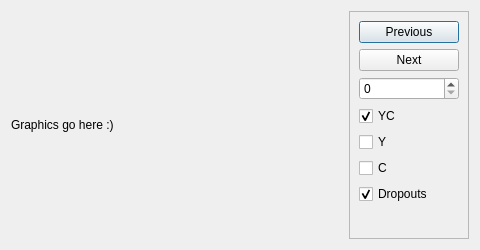
<?xml version="1.0" encoding="UTF-8"?>
<ui version="4.0">
 <class>OscilloscopeDialog</class>
 <widget class="QDialog" name="OscilloscopeDialog">
  <property name="geometry">
   <rect>
    <x>0</x>
    <y>0</y>
    <width>480</width>
    <height>250</height>
   </rect>
  </property>
  <property name="minimumSize">
   <size>
    <width>480</width>
    <height>250</height>
   </size>
  </property>
  <property name="maximumSize">
   <size>
    <width>16777215</width>
    <height>16777215</height>
   </size>
  </property>
  <property name="windowTitle">
   <string>Scan-line Oscilloscope</string>
  </property>
  <layout class="QHBoxLayout" name="horizontalLayout">
   <item>
    <widget class="QLabel" name="scopeLabel">
     <property name="text">
      <string>Graphics go here :)</string>
     </property>
    </widget>
   </item>
   <item>
    <widget class="QFrame" name="frame">
     <property name="minimumSize">
      <size>
       <width>120</width>
       <height>130</height>
      </size>
     </property>
     <property name="maximumSize">
      <size>
       <width>100</width>
       <height>16777215</height>
      </size>
     </property>
     <property name="frameShape">
      <enum>QFrame::StyledPanel</enum>
     </property>
     <property name="frameShadow">
      <enum>QFrame::Raised</enum>
     </property>
     <layout class="QVBoxLayout" name="verticalLayout">
      <item>
       <widget class="QPushButton" name="previousPushButton">
        <property name="minimumSize">
         <size>
          <width>50</width>
          <height>0</height>
         </size>
        </property>
        <property name="maximumSize">
         <size>
          <width>100</width>
          <height>16777215</height>
         </size>
        </property>
        <property name="text">
         <string>Previous</string>
        </property>
        <property name="autoRepeat">
         <bool>true</bool>
        </property>
       </widget>
      </item>
      <item>
       <widget class="QPushButton" name="nextPushButton">
        <property name="minimumSize">
         <size>
          <width>50</width>
          <height>0</height>
         </size>
        </property>
        <property name="maximumSize">
         <size>
          <width>100</width>
          <height>16777215</height>
         </size>
        </property>
        <property name="text">
         <string>Next</string>
        </property>
        <property name="autoRepeat">
         <bool>true</bool>
        </property>
       </widget>
      </item>
      <item>
       <widget class="QSpinBox" name="scanLineSpinBox">
        <property name="minimumSize">
         <size>
          <width>50</width>
          <height>0</height>
         </size>
        </property>
        <property name="maximumSize">
         <size>
          <width>100</width>
          <height>16777215</height>
         </size>
        </property>
       </widget>
      </item>
      <item>
       <widget class="QCheckBox" name="YCcheckBox">
        <property name="text">
         <string>YC</string>
        </property>
        <property name="checked">
         <bool>true</bool>
        </property>
       </widget>
      </item>
      <item>
       <widget class="QCheckBox" name="YcheckBox">
        <property name="text">
         <string>Y</string>
        </property>
       </widget>
      </item>
      <item>
       <widget class="QCheckBox" name="CcheckBox">
        <property name="text">
         <string>C</string>
        </property>
       </widget>
      </item>
      <item>
       <widget class="QCheckBox" name="dropoutsCheckBox">
        <property name="text">
         <string>Dropouts</string>
        </property>
        <property name="checked">
         <bool>true</bool>
        </property>
       </widget>
      </item>
      <item>
       <spacer name="verticalSpacer">
        <property name="orientation">
         <enum>Qt::Vertical</enum>
        </property>
        <property name="sizeHint" stdset="0">
         <size>
          <width>20</width>
          <height>40</height>
         </size>
        </property>
       </spacer>
      </item>
     </layout>
    </widget>
   </item>
  </layout>
 </widget>
 <resources/>
 <connections/>
</ui>
